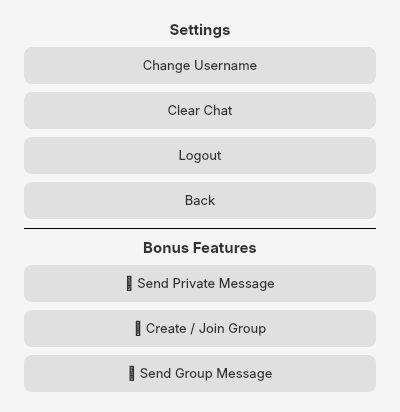
<?xml version="1.0" encoding="UTF-8"?>
<ui version="4.0">
 <class>Settings</class>
 <widget class="QWidget" name="Settings">
  <property name="geometry">
   <rect><x>0</x><y>0</y><width>400</width><height>380</height></rect>
  </property>
  <property name="windowTitle"><string>Settings</string></property>
  <property name="styleSheet">
   <string>QWidget { background: #f5f5f5; font-family: -apple-system; font-size: 13px; } QPushButton { background: #e0e0e0; color: #333; border: none; border-radius: 8px; padding: 10px; font-size: 13px; } QPushButton:hover { background: #ccc; } QLabel { font-size: 15px; font-weight: bold; color: #333; }</string>
  </property>
  <layout class="QVBoxLayout">
   <property name="spacing"><number>8</number></property>
   <property name="leftMargin"><number>24</number></property>
   <property name="rightMargin"><number>24</number></property>
   <property name="topMargin"><number>20</number></property>
   <property name="bottomMargin"><number>20</number></property>
   <item>
    <widget class="QLabel">
     <property name="text"><string>Settings</string></property>
     <property name="alignment"><set>Qt::AlignCenter</set></property>
    </widget>
   </item>
   <item>
    <widget class="QPushButton" name="ChangeUserpushButton">
     <property name="text"><string>Change Username</string></property>
    </widget>
   </item>
   <item>
    <widget class="QPushButton" name="clearchatpushButton">
     <property name="text"><string>Clear Chat</string></property>
    </widget>
   </item>
   <item>
    <widget class="QPushButton" name="LogoutpushButton">
     <property name="text"><string>Logout</string></property>
    </widget>
   </item>
   <item>
    <widget class="QPushButton" name="BackpushButton">
     <property name="text"><string>Back</string></property>
    </widget>
   </item>
   <item>
    <widget class="QFrame">
     <property name="frameShape"><enum>QFrame::HLine</enum></property>
    </widget>
   </item>
   <item>
    <widget class="QLabel">
     <property name="text"><string>Bonus Features</string></property>
     <property name="alignment"><set>Qt::AlignCenter</set></property>
    </widget>
   </item>
   <item>
    <widget class="QPushButton" name="privateMsgpushButton">
     <property name="text"><string>💬 Send Private Message</string></property>
    </widget>
   </item>
   <item>
    <widget class="QPushButton" name="createGroupButton">
     <property name="text"><string>👥 Create / Join Group</string></property>
    </widget>
   </item>
   <item>
    <widget class="QPushButton" name="groupMsgpushButton">
     <property name="text"><string>📢 Send Group Message</string></property>
    </widget>
   </item>
  </layout>
 </widget>
 <resources/>
 <connections/>
</ui>
